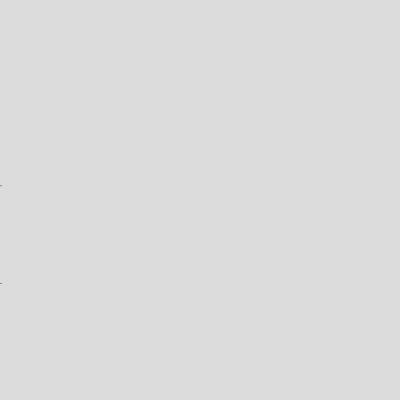
Frame 1 (no input)
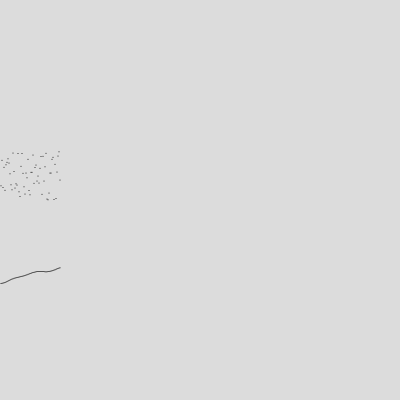
Frame 60 (no input)
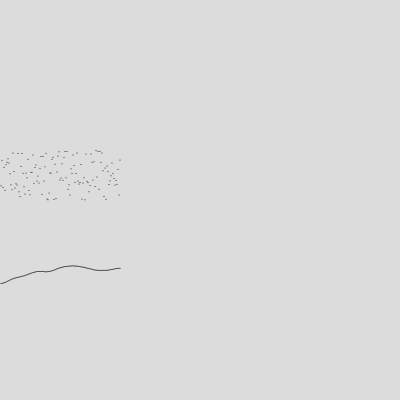
Frame 120 (the mouse pressed at the canvas centre since frame 60)

The p5.js sketch that drew these frames (run headless with seeded random() and noise() and a simulated clock; from frame 60 on, the mouse is pressed at the canvas centre):

// p5.js sketch
// ── sketch.js
function setup() {
  createCanvas(400, 400);
  background(220);
}

function draw() {
  point(frameCount%width, (height/2-50)+random(50))
  point(frameCount%width, (height/2+50)+noise(frameCount/100)*50)
  if(frameCount%width == 0){
    background(220)
  }
}
